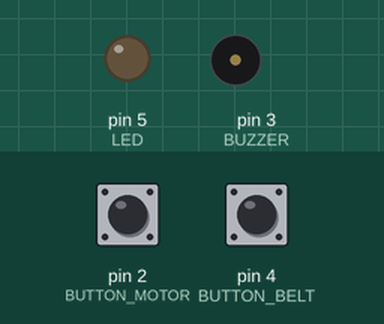
Simulated run of this sketch. Board: Arduino Uno, built with avr-gcc and run on an emulated ATmega328P. Shown: output pins drawn as LEDs (lit = HIGH), buzzer (waves = sounding). The inputs (shaded band) are chosen by the test bench; at power-on: pin 4 (BUTTON_BELT) HIGH, pin 2 (BUTTON_MOTOR) HIGH.

Above: at 1.2 s.
1.3 s: pin 4 (BUTTON_BELT) pulled LOW for 0.15 s
At 1.37 s:
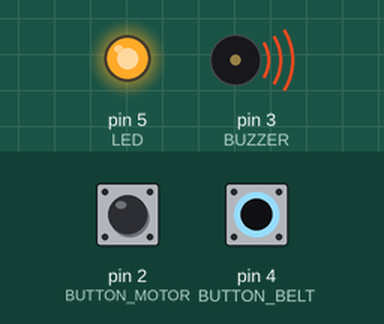
2.9 s: pin 4 (BUTTON_BELT) pulled LOW for 3.2 s
At 7.0 s:
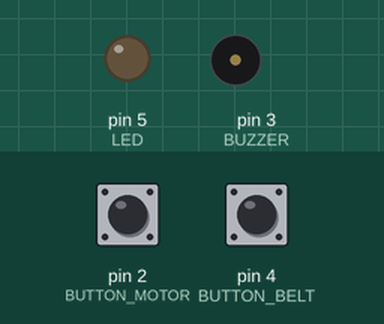
Timing chart, 0 to 8.5 s (numbered marks = the images above; inputs shaded):
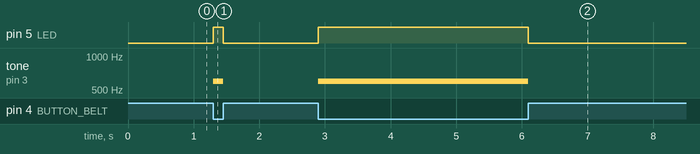

The sketch:

ejercicio_4_motor_y_cinturon.ino
```cpp
const int LED = 5;
const int BUTTON_MOTOR = 2;
const int BUTTON_BELT = 4;
const int BUZZER = 3;

void setup() {
  pinMode(BUTTON_MOTOR, INPUT_PULLUP);
  pinMode(BUTTON_BELT, INPUT_PULLUP);
  pinMode(LED, OUTPUT);
}

void loop() {
  int motor = digitalRead(BUTTON_MOTOR);
  int belt = digitalRead(BUTTON_BELT);
  //si el motor está encendido y el cinturón no está puesto, se enciende el led
  if(motor == HIGH && belt == LOW){
    digitalWrite(LED, HIGH);
    tone(BUZZER, 600);
  }else{
    digitalWrite(LED, LOW);
    noTone(BUZZER);
  }
}
```

Measured:
- after the input at 1.3 s, pin 5 (LED): LOW → HIGH at once, → LOW 0.15 s later; tone on pin 3 (BUZZER): silent → 600 Hz at once, → silent 0.15 s later
- after the input at 2.9 s, pin 5 (LED): LOW → HIGH at once, → LOW 3.2 s later; tone on pin 3 (BUZZER): silent → 600 Hz at once, → silent 3.2 s later
